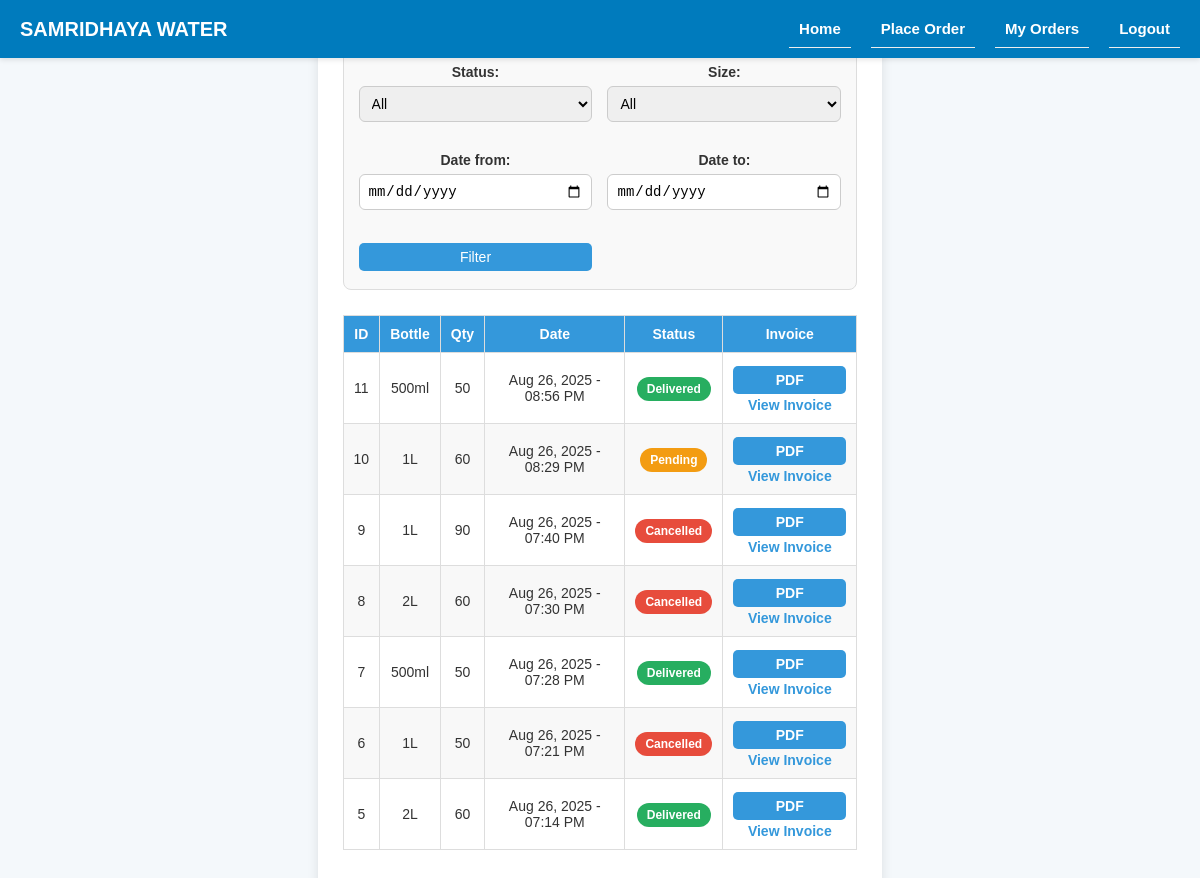
Screenshot of /orders/history/ (signed in) with the database file from the repository.
### base/models.py (models this page shows, shortened)
class Order(models.Model):
    STATUS_CHOICES = [
        ('PENDING', 'Pending'),
        ('PROCESSING', 'Processing'),
        ('OUT_FOR_DELIVERY', 'Out for Delivery'),
        ('DELIVERED', 'Delivered'),
        ('CANCELLED', 'Cancelled'),
    ]
    restaurant = models.ForeignKey(Restaurant, on_delete=models.CASCADE, related_name='orders')
    bottle = models.ForeignKey(Bottle, on_delete=models.PROTECT)
    quantity = models.PositiveIntegerField()
    order_date = models.DateTimeField(auto_now_add=True)
    status = models.CharField(max_length=20, choices=STATUS_CHOICES, default='PENDING')
    notes = models.TextField(blank=True)

class Bottle(models.Model):
    SIZE_CHOICES = [
        ('500ML', '500ml'),
        ('1L', '1L'),
        ('2L', '2L'),
    ]
    size = models.CharField(max_length=10, choices=SIZE_CHOICES, unique=True)
    price = models.DecimalField(max_digits=10, decimal_places=2)  # price per bottle
    def __str__(self):
        return dict(self.SIZE_CHOICES).get(self.size, self.size)

### base/views.py (the view, shortened to what this page needs)
# urls.py: path('orders/history/', views.order_history_view, name='order_history'),
@login_required
def order_history_view(request):
    restaurant = request.user.restaurant
    qs = restaurant.orders.select_related('bottle').order_by('-order_date')
    form = OrderFilterForm(request.GET or None)
    return render(request, 'order_history.html', {'orders': qs, 'filter_form': form})

### base/forms.py
class OrderFilterForm(forms.Form):
    status = forms.ChoiceField(choices=[('', 'All')] + list(Order.STATUS_CHOICES), required=False)
    size = forms.ChoiceField(choices=[('', 'All')] + list(Bottle.SIZE_CHOICES), required=False)
    date_from = forms.DateField(required=False, widget=forms.DateInput(attrs={'type':'date'}))
    date_to = forms.DateField(required=False, widget=forms.DateInput(attrs={'type':'date'}))

### base/templates/order_history.html
{% extends 'main.html' %}
{% block content %}
<div class="container">
  <h2>My Order History</h2>
  <form method="get" class="card">
    <div class="form-group">{{ filter_form.status.label_tag }}{{ filter_form.status }}</div>
    <div class="form-group">{{ filter_form.size.label_tag }}{{ filter_form.size }}</div>
    <div class="form-group">{{ filter_form.date_from.label_tag }}{{ filter_form.date_from }}</div>
    <div class="form-group">{{ filter_form.date_to.label_tag }}{{ filter_form.date_to }}</div>
    <button class="btn" type="submit">Filter</button>
  </form>
  <table>
    <thead><tr><th>ID</th><th>Bottle</th><th>Qty</th><th>Date</th><th>Status</th><th>Invoice</th></tr></thead>
    <tbody>
      {% for order in orders %}
        <tr>
          <td>{{ order.id }}</td>
          <td>{{ order.bottle }}</td>
          <td>{{ order.quantity }}</td>
          <td>{{ order.order_date|date:"M d, Y - h:i A" }}</td>
          <td>
            {% if order.status == 'PENDING' %}<span class="badge badge-pending">Pending</span>
            {% elif order.status == 'PROCESSING' %}<span class="badge badge-processing">Processing</span>
            {% elif order.status == 'OUT_FOR_DELIVERY' %}<span class="badge badge-processing">Out for Delivery</span>
            {% elif order.status == 'DELIVERED' %}<span class="badge badge-delivered">Delivered</span>
            {% else %}<span class="badge badge-cancelled">Cancelled</span>{% endif %}
          </td>
          <td>
            <a class="btn" href="{% url 'order_invoice' order.id %}">PDF</a>
            <a href="{% url 'order_invoice' order.id %}">View Invoice</a>
          </td>
        </tr>
      {% empty %}
        <tr><td colspan="6">No orders found.</td></tr>
      {% endfor %}
    </tbody>
  </table>
</div>
{% endblock %}

### rows the page displays
Order: id "11", bottle "500ml", quantity "50", order_date "Aug 26, 2025 - 08:56 PM", status "Delivered"
Order: id "10", bottle "1L", quantity "60", order_date "Aug 26, 2025 - 08:29 PM", status "Pending"
Order: id "9", bottle "1L", quantity "90", order_date "Aug 26, 2025 - 07:40 PM", status "Cancelled"
Order: id "8", bottle "2L", quantity "60", order_date "Aug 26, 2025 - 07:30 PM", status "Cancelled"
Order: id "7", bottle "500ml", quantity "50", order_date "Aug 26, 2025 - 07:28 PM", status "Delivered"
Order: id "6", bottle "1L", quantity "50", order_date "Aug 26, 2025 - 07:21 PM", status "Cancelled"
Order: id "5", bottle "2L", quantity "60", order_date "Aug 26, 2025 - 07:14 PM", status "Delivered"

### other values shown
{{ filter_form.status.label_tag }} "Status:"
{{ filter_form.size.label_tag }} "Size:"
{{ filter_form.date_from.label_tag }} "Date from:"
{{ filter_form.date_to.label_tag }} "Date to:"
